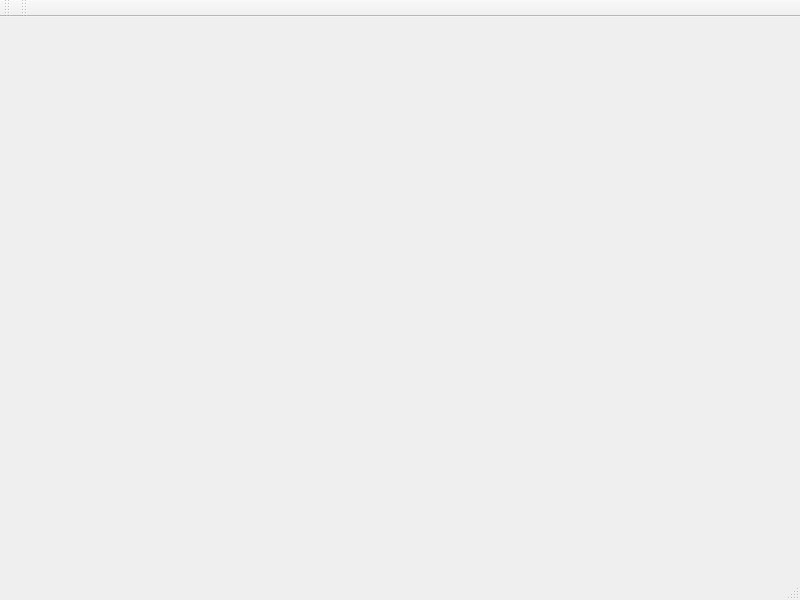
<?xml version="1.0" encoding="UTF-8"?>
<ui version="4.0">
 <class>projDrill</class>
 <widget class="QMainWindow" name="projDrill">
  <property name="enabled">
   <bool>true</bool>
  </property>
  <property name="geometry">
   <rect>
    <x>0</x>
    <y>0</y>
    <width>800</width>
    <height>600</height>
   </rect>
  </property>
  <property name="windowTitle">
   <string>projDrill</string>
  </property>
  <widget class="QWidget" name="centralwidget"/>
  <widget class="QMenuBar" name="menubar">
   <property name="geometry">
    <rect>
     <x>0</x>
     <y>0</y>
     <width>800</width>
     <height>21</height>
    </rect>
   </property>
  </widget>
  <widget class="QStatusBar" name="statusbar"/>
  <widget class="QToolBar" name="toolBar">
   <property name="windowTitle">
    <string>toolBar</string>
   </property>
   <attribute name="toolBarArea">
    <enum>TopToolBarArea</enum>
   </attribute>
   <attribute name="toolBarBreak">
    <bool>false</bool>
   </attribute>
  </widget>
  <widget class="QToolBar" name="toolBar_2">
   <property name="windowTitle">
    <string>toolBar_2</string>
   </property>
   <attribute name="toolBarArea">
    <enum>TopToolBarArea</enum>
   </attribute>
   <attribute name="toolBarBreak">
    <bool>false</bool>
   </attribute>
  </widget>
 </widget>
 <resources/>
 <connections/>
</ui>
